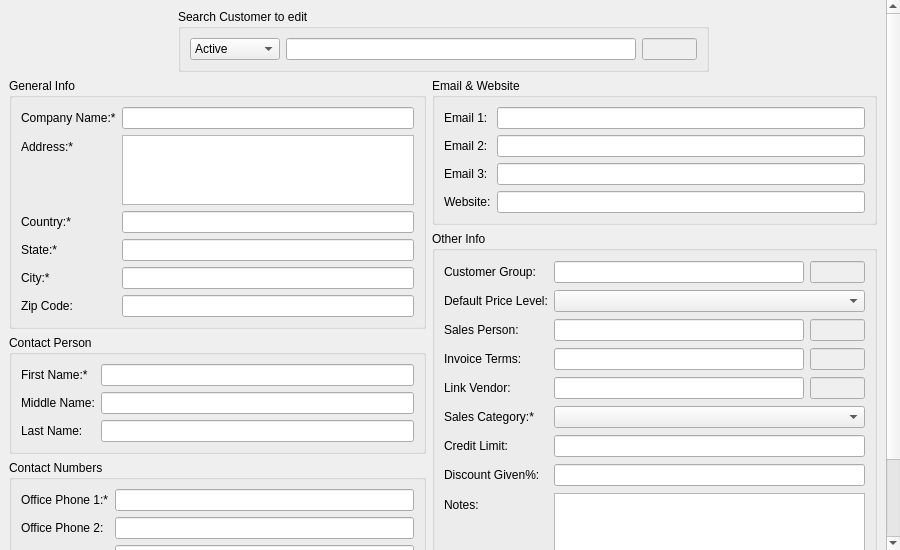
<?xml version="1.0" encoding="UTF-8"?>
<ui version="4.0">
 <class>EditCustomerForm</class>
 <widget class="QWidget" name="EditCustomerForm">
  <property name="geometry">
   <rect>
    <x>0</x>
    <y>0</y>
    <width>900</width>
    <height>550</height>
   </rect>
  </property>
  <property name="minimumSize">
   <size>
    <width>900</width>
    <height>550</height>
   </size>
  </property>
  <property name="maximumSize">
   <size>
    <width>16777215</width>
    <height>16777215</height>
   </size>
  </property>
  <property name="windowTitle">
   <string>Form</string>
  </property>
  <property name="windowIcon">
   <iconset resource="erpres.qrc">
    <normaloff>:/Images/images/icon.png</normaloff>:/Images/images/icon.png</iconset>
  </property>
  <layout class="QVBoxLayout" name="verticalLayout_4">
   <property name="leftMargin">
    <number>0</number>
   </property>
   <property name="topMargin">
    <number>0</number>
   </property>
   <property name="rightMargin">
    <number>0</number>
   </property>
   <property name="bottomMargin">
    <number>0</number>
   </property>
   <item>
    <widget class="QScrollArea" name="scrollArea">
     <property name="focusPolicy">
      <enum>Qt::NoFocus</enum>
     </property>
     <property name="frameShape">
      <enum>QFrame::NoFrame</enum>
     </property>
     <property name="widgetResizable">
      <bool>true</bool>
     </property>
     <widget class="QWidget" name="scrollAreaWidgetContents_2">
      <property name="geometry">
       <rect>
        <x>0</x>
        <y>-20</y>
        <width>883</width>
        <height>595</height>
       </rect>
      </property>
      <layout class="QGridLayout" name="gridLayout_3">
       <item row="0" column="0" colspan="2">
        <widget class="QFrame" name="frame">
         <property name="minimumSize">
          <size>
           <width>0</width>
           <height>0</height>
          </size>
         </property>
         <property name="frameShape">
          <enum>QFrame::NoFrame</enum>
         </property>
         <property name="frameShadow">
          <enum>QFrame::Raised</enum>
         </property>
         <layout class="QHBoxLayout" name="horizontalLayout_5">
          <property name="topMargin">
           <number>0</number>
          </property>
          <property name="bottomMargin">
           <number>0</number>
          </property>
          <item>
           <spacer name="horizontalSpacer">
            <property name="orientation">
             <enum>Qt::Horizontal</enum>
            </property>
            <property name="sizeHint" stdset="0">
             <size>
              <width>132</width>
              <height>40</height>
             </size>
            </property>
           </spacer>
          </item>
          <item>
           <widget class="QGroupBox" name="groupBox_7">
            <property name="title">
             <string>Search Customer to edit</string>
            </property>
            <layout class="QHBoxLayout" name="horizontalLayout_4">
             <property name="leftMargin">
              <number>9</number>
             </property>
             <property name="topMargin">
              <number>9</number>
             </property>
             <property name="rightMargin">
              <number>9</number>
             </property>
             <property name="bottomMargin">
              <number>9</number>
             </property>
             <item>
              <widget class="QComboBox" name="comboStatus">
               <property name="minimumSize">
                <size>
                 <width>90</width>
                 <height>0</height>
                </size>
               </property>
               <item>
                <property name="text">
                 <string>Active</string>
                </property>
               </item>
               <item>
                <property name="text">
                 <string>Deleted</string>
                </property>
               </item>
              </widget>
             </item>
             <item>
              <layout class="QHBoxLayout" name="horizontalLayout_3">
               <item>
                <widget class="QLineEdit" name="txt_customername">
                 <property name="minimumSize">
                  <size>
                   <width>350</width>
                   <height>0</height>
                  </size>
                 </property>
                </widget>
               </item>
               <item>
                <widget class="QLineEdit" name="txt_customer_id">
                 <property name="enabled">
                  <bool>false</bool>
                 </property>
                 <property name="maximumSize">
                  <size>
                   <width>55</width>
                   <height>16777215</height>
                  </size>
                 </property>
                </widget>
               </item>
              </layout>
             </item>
            </layout>
           </widget>
          </item>
          <item>
           <spacer name="horizontalSpacer_2">
            <property name="orientation">
             <enum>Qt::Horizontal</enum>
            </property>
            <property name="sizeHint" stdset="0">
             <size>
              <width>131</width>
              <height>40</height>
             </size>
            </property>
           </spacer>
          </item>
         </layout>
        </widget>
       </item>
       <item row="1" column="0">
        <layout class="QVBoxLayout" name="verticalLayout">
         <item>
          <widget class="QGroupBox" name="groupBox">
           <property name="title">
            <string>General Info</string>
           </property>
           <layout class="QFormLayout" name="formLayout_12">
            <item row="0" column="0">
             <widget class="QLabel" name="label_7">
              <property name="font">
               <font>
                <weight>50</weight>
                <bold>false</bold>
               </font>
              </property>
              <property name="text">
               <string>Company Name:*</string>
              </property>
             </widget>
            </item>
            <item row="0" column="1">
             <widget class="QLineEdit" name="txt_name">
              <property name="placeholderText">
               <string/>
              </property>
             </widget>
            </item>
            <item row="1" column="0">
             <widget class="QLabel" name="label_8">
              <property name="text">
               <string>Address:*</string>
              </property>
             </widget>
            </item>
            <item row="1" column="1">
             <widget class="QPlainTextEdit" name="txt_address">
              <property name="maximumSize">
               <size>
                <width>16777215</width>
                <height>70</height>
               </size>
              </property>
              <property name="horizontalScrollBarPolicy">
               <enum>Qt::ScrollBarAlwaysOff</enum>
              </property>
              <property name="tabChangesFocus">
               <bool>true</bool>
              </property>
              <property name="placeholderText">
               <string/>
              </property>
             </widget>
            </item>
            <item row="2" column="0">
             <widget class="QLabel" name="label_9">
              <property name="text">
               <string>Country:*</string>
              </property>
             </widget>
            </item>
            <item row="2" column="1">
             <layout class="QHBoxLayout" name="horizontalLayout_2">
              <item>
               <widget class="QLineEdit" name="txt_countryname"/>
              </item>
             </layout>
            </item>
            <item row="3" column="0">
             <widget class="QLabel" name="label_10">
              <property name="text">
               <string>State:*</string>
              </property>
             </widget>
            </item>
            <item row="4" column="0">
             <widget class="QLabel" name="label_11">
              <property name="text">
               <string>City:*</string>
              </property>
             </widget>
            </item>
            <item row="5" column="0">
             <widget class="QLabel" name="label_12">
              <property name="text">
               <string>Zip Code:</string>
              </property>
             </widget>
            </item>
            <item row="5" column="1">
             <widget class="QLineEdit" name="txt_zip">
              <property name="placeholderText">
               <string/>
              </property>
             </widget>
            </item>
            <item row="3" column="1">
             <layout class="QHBoxLayout" name="horizontalLayout_7">
              <item>
               <widget class="QLineEdit" name="txt_statename"/>
              </item>
             </layout>
            </item>
            <item row="4" column="1">
             <layout class="QHBoxLayout" name="horizontalLayout_8">
              <item>
               <widget class="QLineEdit" name="txt_cityname"/>
              </item>
             </layout>
            </item>
           </layout>
          </widget>
         </item>
         <item>
          <widget class="QGroupBox" name="groupBox_2">
           <property name="title">
            <string>Contact Person</string>
           </property>
           <layout class="QFormLayout" name="formLayout_3">
            <item row="0" column="0">
             <widget class="QLabel" name="label_13">
              <property name="text">
               <string>First Name:*</string>
              </property>
             </widget>
            </item>
            <item row="0" column="1">
             <widget class="QLineEdit" name="txt_firstname">
              <property name="placeholderText">
               <string/>
              </property>
             </widget>
            </item>
            <item row="1" column="0">
             <widget class="QLabel" name="label_14">
              <property name="text">
               <string>Middle Name:</string>
              </property>
             </widget>
            </item>
            <item row="1" column="1">
             <widget class="QLineEdit" name="txt_middlename">
              <property name="placeholderText">
               <string/>
              </property>
             </widget>
            </item>
            <item row="2" column="0">
             <widget class="QLabel" name="label_15">
              <property name="text">
               <string>Last Name:</string>
              </property>
             </widget>
            </item>
            <item row="2" column="1">
             <widget class="QLineEdit" name="txt_lastname">
              <property name="placeholderText">
               <string/>
              </property>
             </widget>
            </item>
           </layout>
          </widget>
         </item>
         <item>
          <widget class="QGroupBox" name="groupBox_3">
           <property name="title">
            <string>Contact Numbers</string>
           </property>
           <layout class="QFormLayout" name="formLayout_4">
            <item row="0" column="0">
             <widget class="QLabel" name="label_16">
              <property name="text">
               <string>Office Phone 1:*</string>
              </property>
             </widget>
            </item>
            <item row="0" column="1">
             <widget class="QLineEdit" name="txt_phone1">
              <property name="placeholderText">
               <string/>
              </property>
             </widget>
            </item>
            <item row="1" column="0">
             <widget class="QLabel" name="label_17">
              <property name="text">
               <string>Office Phone 2:</string>
              </property>
             </widget>
            </item>
            <item row="1" column="1">
             <widget class="QLineEdit" name="txt_phone2">
              <property name="placeholderText">
               <string/>
              </property>
             </widget>
            </item>
            <item row="2" column="0">
             <widget class="QLabel" name="label_18">
              <property name="text">
               <string>Mobile:</string>
              </property>
             </widget>
            </item>
            <item row="2" column="1">
             <widget class="QLineEdit" name="txt_phone3">
              <property name="placeholderText">
               <string/>
              </property>
             </widget>
            </item>
            <item row="3" column="0">
             <widget class="QLabel" name="label_19">
              <property name="text">
               <string>Home Phone:</string>
              </property>
             </widget>
            </item>
            <item row="3" column="1">
             <widget class="QLineEdit" name="txt_phone4">
              <property name="placeholderText">
               <string/>
              </property>
             </widget>
            </item>
            <item row="4" column="0">
             <widget class="QLabel" name="label_20">
              <property name="text">
               <string>Fax:</string>
              </property>
             </widget>
            </item>
            <item row="4" column="1">
             <widget class="QLineEdit" name="txt_phone5">
              <property name="placeholderText">
               <string/>
              </property>
             </widget>
            </item>
           </layout>
          </widget>
         </item>
        </layout>
       </item>
       <item row="1" column="1">
        <layout class="QVBoxLayout" name="verticalLayout_3">
         <item>
          <layout class="QVBoxLayout" name="verticalLayout_2">
           <item>
            <widget class="QGroupBox" name="groupBox_4">
             <property name="title">
              <string>Email &amp;&amp; Website</string>
             </property>
             <layout class="QFormLayout" name="formLayout_5">
              <item row="0" column="0">
               <widget class="QLabel" name="label_21">
                <property name="text">
                 <string>Email 1:</string>
                </property>
               </widget>
              </item>
              <item row="0" column="1">
               <widget class="QLineEdit" name="txt_email1">
                <property name="placeholderText">
                 <string/>
                </property>
               </widget>
              </item>
              <item row="1" column="0">
               <widget class="QLabel" name="label_22">
                <property name="text">
                 <string>Email 2:</string>
                </property>
               </widget>
              </item>
              <item row="1" column="1">
               <widget class="QLineEdit" name="txt_email2">
                <property name="placeholderText">
                 <string/>
                </property>
               </widget>
              </item>
              <item row="2" column="0">
               <widget class="QLabel" name="label_23">
                <property name="text">
                 <string>Email 3:</string>
                </property>
               </widget>
              </item>
              <item row="2" column="1">
               <widget class="QLineEdit" name="txt_email3">
                <property name="placeholderText">
                 <string/>
                </property>
               </widget>
              </item>
              <item row="3" column="0">
               <widget class="QLabel" name="label_24">
                <property name="text">
                 <string>Website:</string>
                </property>
               </widget>
              </item>
              <item row="3" column="1">
               <widget class="QLineEdit" name="txt_url">
                <property name="placeholderText">
                 <string/>
                </property>
               </widget>
              </item>
             </layout>
            </widget>
           </item>
           <item>
            <widget class="QGroupBox" name="groupBox_5">
             <property name="title">
              <string>Other Info</string>
             </property>
             <layout class="QFormLayout" name="formLayout">
              <item row="0" column="0">
               <widget class="QLabel" name="label_25">
                <property name="text">
                 <string>Customer Group:</string>
                </property>
               </widget>
              </item>
              <item row="0" column="1">
               <layout class="QHBoxLayout" name="horizontalLayout_9">
                <item>
                 <widget class="QLineEdit" name="txt_group">
                  <property name="minimumSize">
                   <size>
                    <width>250</width>
                    <height>0</height>
                   </size>
                  </property>
                  <property name="maximumSize">
                   <size>
                    <width>16777215</width>
                    <height>16777215</height>
                   </size>
                  </property>
                  <property name="alignment">
                   <set>Qt::AlignLeading|Qt::AlignLeft|Qt::AlignVCenter</set>
                  </property>
                  <property name="placeholderText">
                   <string/>
                  </property>
                 </widget>
                </item>
                <item>
                 <widget class="QLineEdit" name="txt_groupid">
                  <property name="enabled">
                   <bool>false</bool>
                  </property>
                  <property name="minimumSize">
                   <size>
                    <width>55</width>
                    <height>0</height>
                   </size>
                  </property>
                  <property name="maximumSize">
                   <size>
                    <width>40</width>
                    <height>16777215</height>
                   </size>
                  </property>
                 </widget>
                </item>
               </layout>
              </item>
              <item row="1" column="0">
               <widget class="QLabel" name="lbl_pricelevel">
                <property name="text">
                 <string>Default Price Level:</string>
                </property>
               </widget>
              </item>
              <item row="1" column="1">
               <widget class="QComboBox" name="comboBoxPriceLevel"/>
              </item>
              <item row="2" column="0">
               <widget class="QLabel" name="label_27">
                <property name="text">
                 <string>Sales Person:</string>
                </property>
               </widget>
              </item>
              <item row="2" column="1">
               <layout class="QHBoxLayout" name="horizontalLayout_10">
                <item>
                 <widget class="QLineEdit" name="txt_salesman">
                  <property name="minimumSize">
                   <size>
                    <width>250</width>
                    <height>0</height>
                   </size>
                  </property>
                  <property name="maximumSize">
                   <size>
                    <width>16777215</width>
                    <height>16777215</height>
                   </size>
                  </property>
                 </widget>
                </item>
                <item>
                 <widget class="QLineEdit" name="txt_salesmanid">
                  <property name="enabled">
                   <bool>false</bool>
                  </property>
                  <property name="maximumSize">
                   <size>
                    <width>55</width>
                    <height>16777215</height>
                   </size>
                  </property>
                 </widget>
                </item>
               </layout>
              </item>
              <item row="3" column="0">
               <widget class="QLabel" name="lbl_terms">
                <property name="text">
                 <string>Invoice Terms:</string>
                </property>
               </widget>
              </item>
              <item row="3" column="1">
               <layout class="QHBoxLayout" name="horizontalLayout_11">
                <item>
                 <widget class="QLineEdit" name="txt_termname">
                  <property name="minimumSize">
                   <size>
                    <width>250</width>
                    <height>0</height>
                   </size>
                  </property>
                  <property name="maximumSize">
                   <size>
                    <width>16777215</width>
                    <height>16777215</height>
                   </size>
                  </property>
                 </widget>
                </item>
                <item>
                 <widget class="QLineEdit" name="txt_termid">
                  <property name="enabled">
                   <bool>false</bool>
                  </property>
                  <property name="maximumSize">
                   <size>
                    <width>55</width>
                    <height>16777215</height>
                   </size>
                  </property>
                 </widget>
                </item>
               </layout>
              </item>
              <item row="4" column="0">
               <widget class="QLabel" name="lbl_vendor">
                <property name="text">
                 <string>Link Vendor:</string>
                </property>
               </widget>
              </item>
              <item row="4" column="1">
               <layout class="QHBoxLayout" name="horizontalLayout_12">
                <item>
                 <widget class="QLineEdit" name="txt_vendormane">
                  <property name="minimumSize">
                   <size>
                    <width>250</width>
                    <height>0</height>
                   </size>
                  </property>
                  <property name="maximumSize">
                   <size>
                    <width>16777215</width>
                    <height>16777215</height>
                   </size>
                  </property>
                 </widget>
                </item>
                <item>
                 <widget class="QLineEdit" name="txt_vendorid">
                  <property name="enabled">
                   <bool>false</bool>
                  </property>
                  <property name="maximumSize">
                   <size>
                    <width>55</width>
                    <height>16777215</height>
                   </size>
                  </property>
                 </widget>
                </item>
               </layout>
              </item>
              <item row="5" column="0">
               <widget class="QLabel" name="label_30">
                <property name="text">
                 <string>Sales Category:*</string>
                </property>
               </widget>
              </item>
              <item row="5" column="1">
               <widget class="QComboBox" name="comboBoxSalesCategory"/>
              </item>
              <item row="6" column="0">
               <widget class="QLabel" name="label_31">
                <property name="text">
                 <string>Credit Limit:</string>
                </property>
               </widget>
              </item>
              <item row="6" column="1">
               <widget class="QLineEdit" name="txt_crlimit">
                <property name="placeholderText">
                 <string/>
                </property>
               </widget>
              </item>
              <item row="7" column="0">
               <widget class="QLabel" name="label_32">
                <property name="text">
                 <string>Discount Given%:</string>
                </property>
               </widget>
              </item>
              <item row="7" column="1">
               <widget class="QLineEdit" name="txt_discount">
                <property name="placeholderText">
                 <string/>
                </property>
               </widget>
              </item>
              <item row="8" column="0">
               <widget class="QLabel" name="label_33">
                <property name="text">
                 <string>Notes:</string>
                </property>
               </widget>
              </item>
              <item row="8" column="1">
               <widget class="QPlainTextEdit" name="txt_notes">
                <property name="maximumSize">
                 <size>
                  <width>16777215</width>
                  <height>70</height>
                 </size>
                </property>
                <property name="horizontalScrollBarPolicy">
                 <enum>Qt::ScrollBarAlwaysOff</enum>
                </property>
                <property name="tabChangesFocus">
                 <bool>true</bool>
                </property>
                <property name="placeholderText">
                 <string/>
                </property>
               </widget>
              </item>
             </layout>
            </widget>
           </item>
          </layout>
         </item>
         <item>
          <widget class="QGroupBox" name="groupBox_6">
           <property name="minimumSize">
            <size>
             <width>0</width>
             <height>50</height>
            </size>
           </property>
           <property name="maximumSize">
            <size>
             <width>16777215</width>
             <height>50</height>
            </size>
           </property>
           <property name="title">
            <string/>
           </property>
           <property name="flat">
            <bool>false</bool>
           </property>
           <layout class="QHBoxLayout" name="horizontalLayout_6">
            <item>
             <spacer name="horizontalSpacer_3">
              <property name="orientation">
               <enum>Qt::Horizontal</enum>
              </property>
              <property name="sizeHint" stdset="0">
               <size>
                <width>77</width>
                <height>20</height>
               </size>
              </property>
             </spacer>
            </item>
            <item>
             <layout class="QHBoxLayout" name="horizontalLayout">
              <item>
               <widget class="QPushButton" name="btn_save">
                <property name="text">
                 <string>Save</string>
                </property>
                <property name="autoDefault">
                 <bool>true</bool>
                </property>
               </widget>
              </item>
              <item>
               <widget class="QPushButton" name="btn_delete">
                <property name="text">
                 <string>Delete</string>
                </property>
               </widget>
              </item>
              <item>
               <widget class="QPushButton" name="btn_activate">
                <property name="text">
                 <string>Active Deleted</string>
                </property>
               </widget>
              </item>
             </layout>
            </item>
            <item>
             <spacer name="horizontalSpacer_4">
              <property name="orientation">
               <enum>Qt::Horizontal</enum>
              </property>
              <property name="sizeHint" stdset="0">
               <size>
                <width>77</width>
                <height>20</height>
               </size>
              </property>
             </spacer>
            </item>
           </layout>
          </widget>
         </item>
        </layout>
       </item>
      </layout>
     </widget>
    </widget>
   </item>
  </layout>
 </widget>
 <tabstops>
  <tabstop>comboStatus</tabstop>
  <tabstop>txt_customername</tabstop>
  <tabstop>txt_name</tabstop>
  <tabstop>txt_address</tabstop>
  <tabstop>txt_countryname</tabstop>
  <tabstop>txt_statename</tabstop>
  <tabstop>txt_cityname</tabstop>
  <tabstop>txt_zip</tabstop>
  <tabstop>txt_firstname</tabstop>
  <tabstop>txt_middlename</tabstop>
  <tabstop>txt_lastname</tabstop>
  <tabstop>txt_phone1</tabstop>
  <tabstop>txt_phone2</tabstop>
  <tabstop>txt_phone3</tabstop>
  <tabstop>txt_phone4</tabstop>
  <tabstop>txt_phone5</tabstop>
  <tabstop>txt_email1</tabstop>
  <tabstop>txt_email2</tabstop>
  <tabstop>txt_email3</tabstop>
  <tabstop>txt_url</tabstop>
  <tabstop>txt_group</tabstop>
  <tabstop>comboBoxPriceLevel</tabstop>
  <tabstop>txt_salesman</tabstop>
  <tabstop>txt_termname</tabstop>
  <tabstop>txt_vendormane</tabstop>
  <tabstop>comboBoxSalesCategory</tabstop>
  <tabstop>txt_crlimit</tabstop>
  <tabstop>txt_discount</tabstop>
  <tabstop>txt_notes</tabstop>
  <tabstop>btn_save</tabstop>
  <tabstop>btn_delete</tabstop>
  <tabstop>btn_activate</tabstop>
  <tabstop>txt_vendorid</tabstop>
  <tabstop>txt_groupid</tabstop>
  <tabstop>txt_customer_id</tabstop>
  <tabstop>txt_termid</tabstop>
  <tabstop>txt_salesmanid</tabstop>
 </tabstops>
 <resources>
  <include location="erpres.qrc"/>
 </resources>
 <connections/>
</ui>
